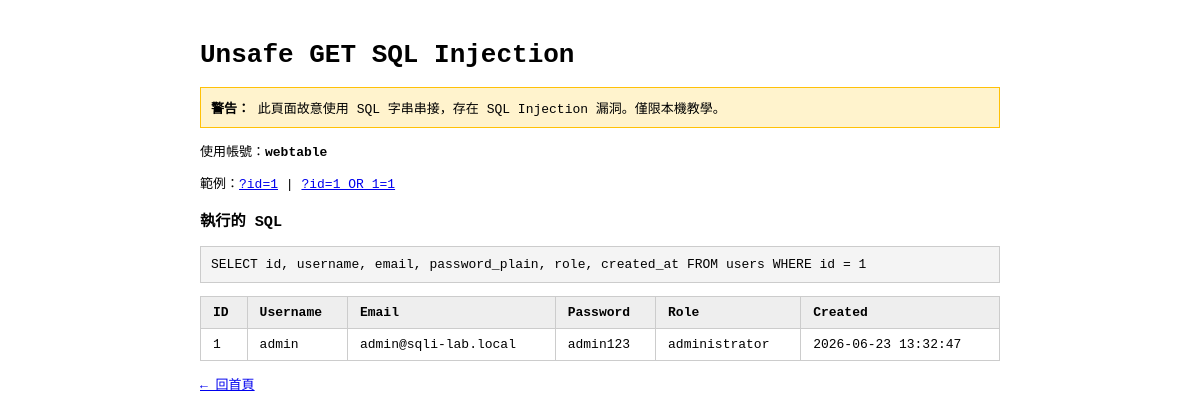
Page /unsafe.php on the committed database.
### tables this page shows
CREATE TABLE IF NOT EXISTS users (
    id INT AUTO_INCREMENT PRIMARY KEY,
    username VARCHAR(50) NOT NULL,
    email VARCHAR(100) NOT NULL,
    password_plain VARCHAR(100) NOT NULL,
    role VARCHAR(30) NOT NULL,
    created_at TIMESTAMP DEFAULT CURRENT_TIMESTAMP
);

### public/unsafe.php (the view, shortened to what this page needs)
<?php
$conn = webtable_connect();
$id = $_GET['id'] ?? '1';
$sql = "SELECT id, username, email, password_plain, role, created_at FROM users WHERE id = $id";
$result = $conn->query($sql);
?>
<!DOCTYPE html>
<html lang="en">
<head></head>
<body>
<h1>Unsafe GET SQL Injection</h1>
<div class="warn"><strong>警告：</strong> 此頁面故意使用 SQL 字串串接，存在 SQL Injection 漏洞。僅限本機教學。</div>
<p>使用帳號：<strong>webtable</strong></p>
<p>範例：<a href="?id=1">?id=1</a> | <a href="?id=1 OR 1=1">?id=1 OR 1=1</a></p>
<h3>執行的 SQL</h3>
<pre><?= htmlspecialchars($sql) ?></pre>
<?php if ($result && $result->num_rows > 0): ?>
<table><thead><tr><th>ID</th><th>Username</th><th>Email</th><th>Password</th><th>Role</th><th>Created</th></tr></thead><tbody>
<?php while ($row = $result->fetch_assoc()): ?>
<tr><td><?= htmlspecialchars((string)$row['id']) ?></td><td><?= htmlspecialchars($row['username']) ?></td><td><?= htmlspecialchars($row['email']) ?></td><td><?= htmlspecialchars($row['password_plain']) ?></td><td><?= htmlspecialchars($row['role']) ?></td><td><?= htmlspecialchars($row['created_at']) ?></td></tr>
<?php endwhile; ?>
</tbody></table>
<?php elseif ($result): ?>
<p>查無資料。</p>
<?php else: ?>
<p>查詢錯誤：<?= htmlspecialchars($conn->error) ?></p>
<?php endif; ?>
<p><a href="index.php">← 回首頁</a></p>
</body>
</html>

### public/unsafe.php (style rules this page uses)
body { font-family:monospace;max-width:800px;margin:40px auto;padding:0 20px; }
pre { background:#f4f4f4;padding:10px;border:1px solid #ccc;overflow-x:auto; }
table { border-collapse:collapse;width:100%; }
th,td { border:1px solid #ccc;padding:8px 12px;text-align:left; }
th { background:#eee; }
.warn { background:#fff3cd;padding:10px;border:1px solid #ffc107; }

### rows in the picture
users: id "1", username "admin", email "admin@sqli-lab.local", password_plain "admin123", role "administrator", created_at "2026-06-23 13:32:47"

### other values in the picture
$sql "SELECT id, username, email, password_plain, role, created_at FROM users WHERE id = 1"
